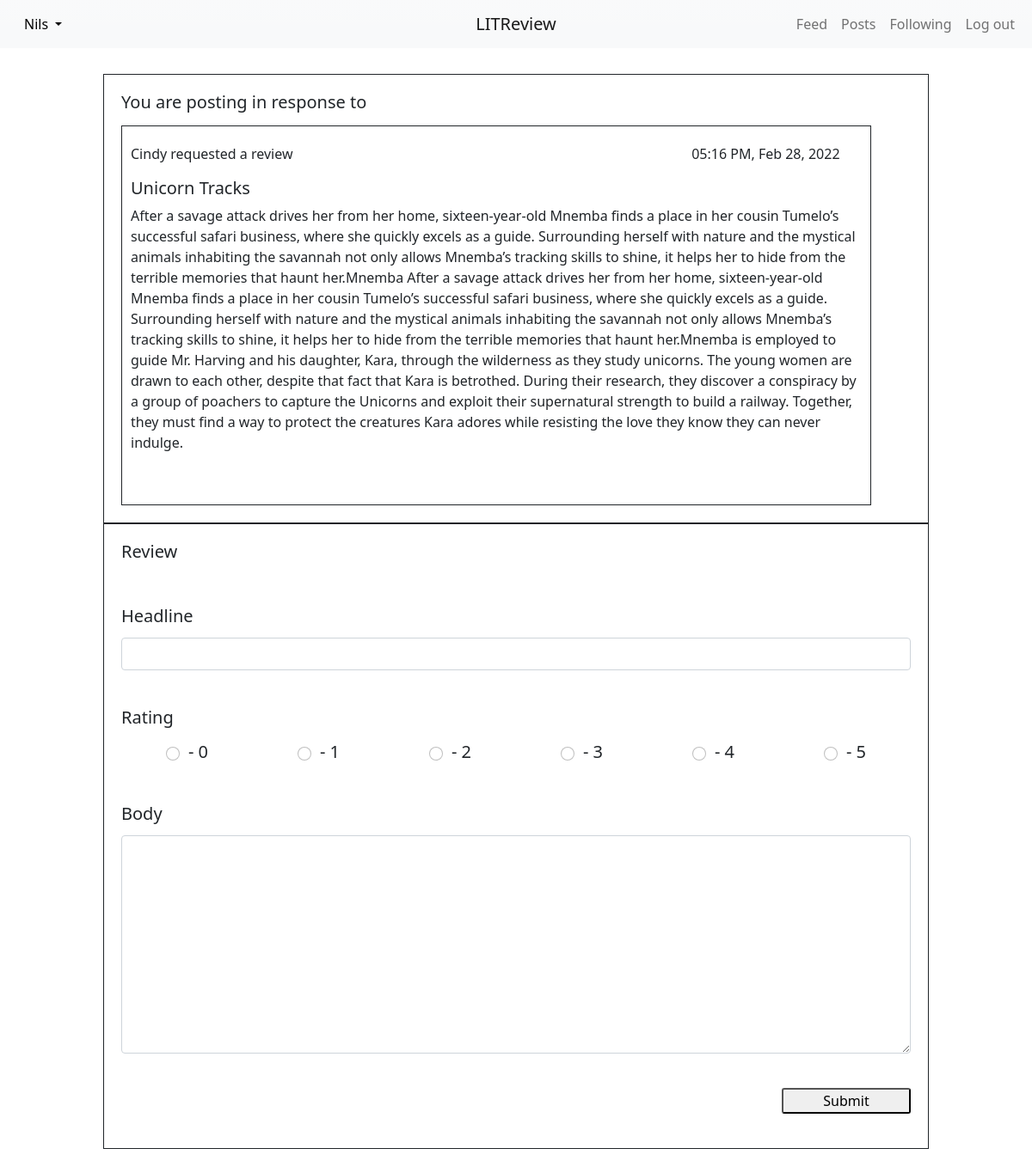
Screenshot of /review/create/13 (signed in) with the database file from the repository.
### register/models.py (models this page shows)
class User(AbstractUser):
    profile_picture = models.ImageField()
    follows = models.ManyToManyField(
        'self',
        through='UserFollows',
        symmetrical=False,
    )
    def __str__(self):
        return self.username

### main/models.py (models this page shows, shortened)
class Ticket(models.Model):
    IMAGE_SIZE = (300, 300)     # max image size
    title = models.CharField(max_length=128)
    description = models.TextField(max_length=2048, blank=True)
    user = models.ForeignKey(
        to=settings.AUTH_USER_MODEL, on_delete=models.CASCADE)
    image = models.ImageField(null=True, blank=True)
    time_created = models.DateTimeField(auto_now_add=True)

### main/views.py (the view, shortened to what this page needs)
# urls.py: path("review/create/<int:ticket_id>", views.create_review,
@login_required
def create_review(request, ticket_id):
    form = forms.ReviewForm()
    ticket = get_object_or_404(models.Ticket, id=ticket_id)
    context = {
        'form': form,
        'post': ticket,
    }
    return render(request, 'main/create_review.html', context)

### main/forms.py
class ReviewForm(forms.ModelForm):
    CHOICES = [('0', '- 0'), ('1', '- 1'), ('2', '- 2'),
               ('3', '- 3'), ('4', '- 4'), ('5', '- 5')]
    rating = forms.ChoiceField(choices=CHOICES, widget=forms.RadioSelect)
    class Meta:
        model = models.Review
        fields = ['headline', 'rating', 'body']

### main/templatetags/main_extras.py (called while the page is built)
@register.filter
def model_type(value):
    return type(value).__name__

@register.simple_tag(takes_context=True)
def display_poster(context, user):
    if context['user'] == user:
        return 'You'
    return user.username

@register.filter
def get_posted_at_display(post_time):
    timedelta = timezone.now() - post_time
    minutes = round(int(timedelta.total_seconds()) / 60)
    hours = round(minutes / 60)
    if minutes <= 60:
        return f'{minutes} minutes ago.'
    elif hours <= 24:
        return f'{hours} hours ago'
    return post_time.strftime('%I:%M %p, %b %d, %Y')

### main/templates/main/create_review.html (shortened to what this page needs)
{% extends 'main/base.html' %}
{% load crispy_forms_tags %}
{% block content %}
<div class="ticket-with-review-content">
  <form method="post" class="form-group">
    <div class="form-section">
      <h5>You are posting in response to</h5>
      {% include "main/partials/ticket_snippet.html" %}
    </div>
    <div class="form-section">
      <h5>Review</h5>
      {{ form|crispy }}
      <div class="review-with-ticket-button-area">
        <button type="submit">Submit</button>
      </div>
    </div>
  </form>
</div>
{% endblock content %}

### main/templates/main/partials/navbar_snippet.html (shortened to what this page needs)
<div class="mainBar">
  <nav class="navbar navbar-expand-lg navbar-light bg-light bg-gradient">
    <div class="container-fluid">
      <div class="profile-dropdown"
           style="{% if user.is_authenticated %}visibility:visible{% endif %}">
        <ul>
          <li class="nav-item dropdown">
            <a class="nav-link dropdown-toggle" href="#" id="navbarDropdownMenuLink"
               role="button" data-bs-toggle="dropdown" aria-expanded="false">
              {{ request.user }}
            </a>
          </li>
        </ul>
      </div>
      <a class="navbar-brand lit-review-name mx-auto" href="{% url 'home' %}">LITReview</a>
      <div class="collapse navbar-collapse" id="navbarNavDropdown"
           style="{% if user.is_authenticated %}visibility:visible{% endif %}">
        <ul class="navbar-nav">
          <li class="nav-item">
            <a class="nav-link" href="{% url 'home' %}">Feed</a>
          </li>
          <li class="nav-item">
            <a class="nav-link" href="{% url 'posts' %}">Posts</a>
          </li>
          <li class="nav-item">
            <a class="nav-link" href="{% url 'following' %}">Following</a>
          </li>
          <li class="nav-item">
            <a class="nav-link" href="{% url 'logout' %}">Log out</a>
          </li>
        </ul>
      </div>
    </div>
  </nav>
</div>

### main/templates/main/partials/ticket_snippet.html (shortened to what this page needs)
{% load main_extras %}
<div class="ticket-view">
{% if post|model_type == 'Ticket' %}
  <div class="ticket-head">
    <p>{% display_poster post.user %} requested a review</p>
    <p>{{ post.time_created|get_posted_at_display }}</p>
  </div>
  <h5>{{ post.title }}</h5>
  <div class="description">
    {% if post.description %}
    <p>{{ post.description }}</p>
    {% endif %}
  </div>
  {% if post.image %}
    <div class="ticket-image">
    </div>
  {% endif %}
{% endif %}
</div>

### main/static/main/styles/styles.css (style rules this page uses)
.container-fluid { width: 100vw; }
.container-fluid .profile-dropdown { visibility: hidden; }
.container-fluid .profile-dropdown li { list-style-type: none; }
.container-fluid .profile-dropdown ul { margin: 0; padding: 0; }
.container-fluid .profile-dropdown a { color: black; }
.container-fluid .navbar-collapse { justify-content: flex-end; visibility: hidden; }
.container-fluid .lit-review-name { position: absolute; left: 50%; transform: translateX(-50%); }
.ticket-with-review-content { margin-top: 30px; margin-bottom: 80px; width: 80vw; display: flex; flex-direction: column; align-items: center; }
.ticket-with-review-content form { width: 100%; }
.ticket-with-review-content form .form-section { padding: 20px; border: 1px solid; }
.ticket-with-review-content form label { padding: 40px 0 10px 0; font-size: 20px; }
.ticket-with-review-content form #div_id_rating div { display: flex; align-items: center; justify-content: space-around; }
.ticket-with-review-content form #div_id_rating .form-check label { padding: 0 0 0 10px; }
.ticket-with-review-content form .review-with-ticket-button-area { display: flex; justify-content: flex-end; }
.ticket-with-review-content form button { min-width: 150px; border-radius: 3px; margin: 40px 0 20px 0; }
.ticket-head { display: flex; justify-content: space-between; width: 97%; }
.ticket-view { width: 95%; border: solid 1px; margin-top: 15px; padding: 20px 10px; }
.ticket-view .description { display: flex; }
body { width: 100vw; display: flex; flex-direction: column; align-items: center; }

### rows the page displays
User: user "Nils"
Ticket: user.username "Cindy", time_created|get_posted_at_display "05:16 PM, Feb 28, 2022", title "Unicorn Tracks", description "After a savage attack drives her from her home, sixteen-year-old Mnemba finds a place in her cousin Tumelo’s successful safari business, where she quickly excels as a guide. Surrounding herself with nature and the mystical animals inhabiting the savannah not only allows Mnemba’s tracking skills to shine, it helps her to hide from the terrible memories that haunt her.Mnemba After a savage attack drives her from her home, sixteen-year-old Mnemba finds a place in her cousin Tumelo’s successful safari business, where she quickly excels as a guide. Surrounding herself with nature and the mystical animals inhabiting the savannah not only allows Mnemba’s tracking skills to shine, it helps her to…"
